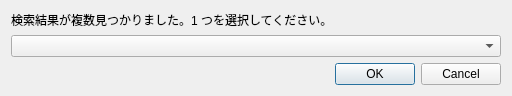
<?xml version="1.0" encoding="UTF-8"?>
<ui version="4.0">
 <class>PlaceSelectionDialog</class>
 <widget class="QDialog" name="PlaceSelectionDialog">
  <property name="geometry">
   <rect>
    <x>0</x>
    <y>0</y>
    <width>512</width>
    <height>93</height>
   </rect>
  </property>
  <property name="windowTitle">
   <string>選択</string>
  </property>
  <property name="windowIcon">
   <iconset>
    <normaloff>img/Search.gif</normaloff>img/Search.gif</iconset>
  </property>
  <layout class="QVBoxLayout" name="verticalLayout">
   <item>
    <layout class="QVBoxLayout" name="verticalLayout_2">
     <item>
      <widget class="QLabel" name="label">
       <property name="text">
        <string>検索結果が複数見つかりました。1 つを選択してください。</string>
       </property>
      </widget>
     </item>
     <item>
      <widget class="QComboBox" name="placesComboBox"/>
     </item>
     <item>
      <spacer name="verticalSpacer">
       <property name="orientation">
        <enum>Qt::Vertical</enum>
       </property>
       <property name="sizeHint" stdset="0">
        <size>
         <width>20</width>
         <height>40</height>
        </size>
       </property>
      </spacer>
     </item>
    </layout>
   </item>
   <item>
    <widget class="QDialogButtonBox" name="buttonBox">
     <property name="orientation">
      <enum>Qt::Horizontal</enum>
     </property>
     <property name="standardButtons">
      <set>QDialogButtonBox::Cancel|QDialogButtonBox::Ok</set>
     </property>
    </widget>
   </item>
  </layout>
 </widget>
 <resources/>
 <connections>
  <connection>
   <sender>buttonBox</sender>
   <signal>accepted()</signal>
   <receiver>PlaceSelectionDialog</receiver>
   <slot>accept()</slot>
   <hints>
    <hint type="sourcelabel">
     <x>248</x>
     <y>254</y>
    </hint>
    <hint type="destinationlabel">
     <x>157</x>
     <y>274</y>
    </hint>
   </hints>
  </connection>
  <connection>
   <sender>buttonBox</sender>
   <signal>rejected()</signal>
   <receiver>PlaceSelectionDialog</receiver>
   <slot>reject()</slot>
   <hints>
    <hint type="sourcelabel">
     <x>316</x>
     <y>260</y>
    </hint>
    <hint type="destinationlabel">
     <x>286</x>
     <y>274</y>
    </hint>
   </hints>
  </connection>
 </connections>
</ui>
